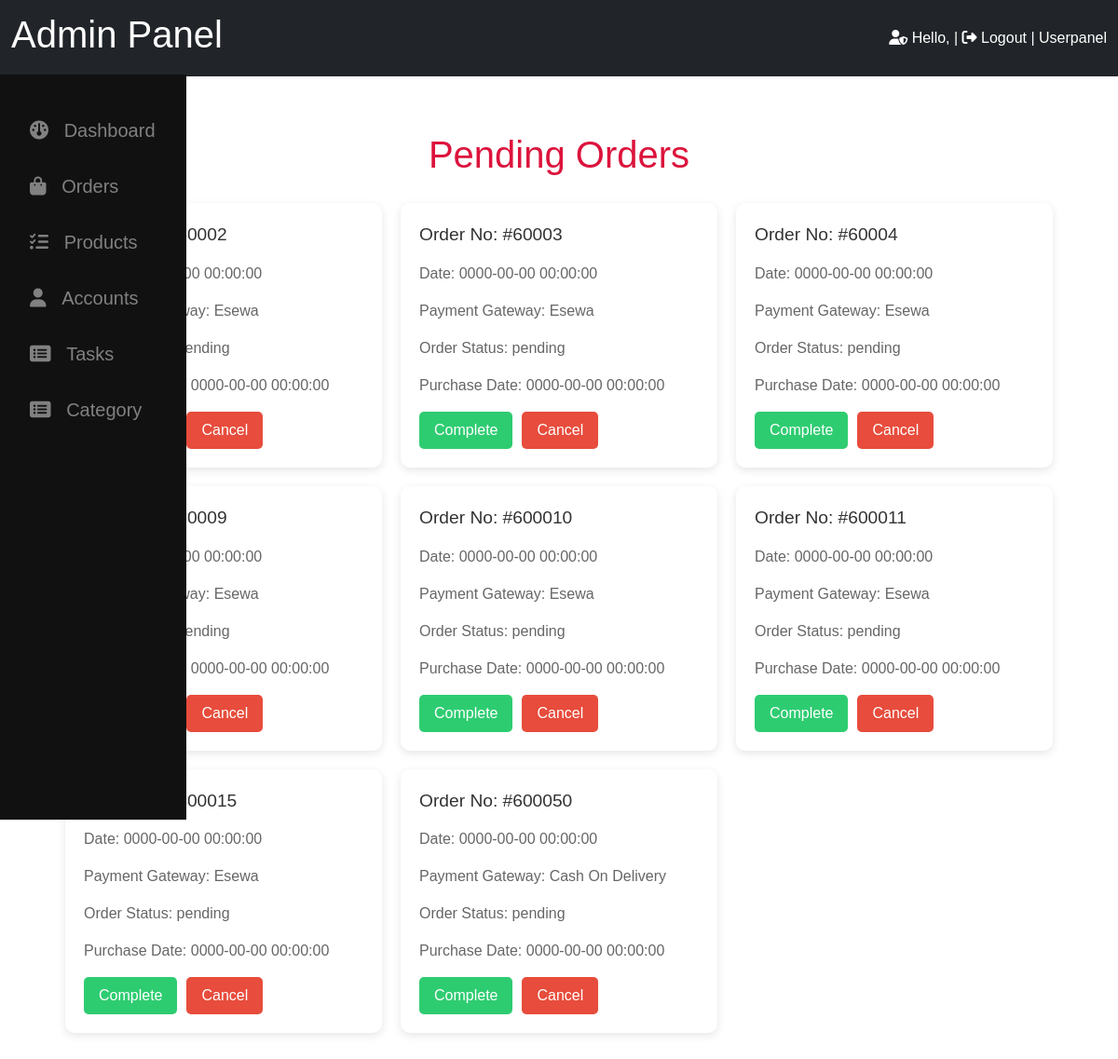
Page /frontend/pages/admin/pendingOrder.php on the committed database.
### tables this page shows
CREATE TABLE `orders` (
  `order_id` int NOT NULL,
  `user_id` int NOT NULL,
  `product_name` varchar(255) DEFAULT NULL,
  `quantity` int NOT NULL,
  `total` int NOT NULL,
  `order_status` varchar(255) DEFAULT NULL,
  `payment_method` varchar(255) DEFAULT NULL,
  `email` varchar(255) DEFAULT NULL,
  `city` varchar(255) DEFAULT NULL,
  `address` varchar(255) DEFAULT NULL,
  `product_image` varchar(255) DEFAULT NULL,
  `purchase_date` datetime DEFAULT CURRENT_TIMESTAMP,
  `product_id` int DEFAULT '1'
);

### frontend/pages/admin/pendingOrder.php (the view, shortened to what this page needs)
<?php
include "dashboard.php";
?>
<?php
include "../../../backend/config/connection.php";
$stmt = "SELECT * FROM orders where order_status = 'pending'";
$response = mysqli_query($connect, $stmt);
?>
<!DOCTYPE html>
<html lang="en">
<head>
    <link rel="stylesheet" href="style.css">
</head>
<body>
    <div class="main-container">
        <h1 style="text-align: center; color:crimson;">Pending Orders</h1>
        <div class="orders-grid">
            <?php if (mysqli_num_rows($response) > 0) { ?>
                <?php while ($row = mysqli_fetch_assoc($response)) { ?>
                    <div class="order-card">
                        <div class="order-id">Order No: #<?php echo 6000 . $row['order_id']; ?></div>
                        <div class="order-info">
                            <p>Date: <?php echo $row['purchase_date']; ?></p>
                            <p>Payment Gateway: <?php echo $row['payment_method']; ?></p>
                            <p>Order Status: <span class="order_status"><?php echo $row['order_status']; ?></span></p>
                            <p>Purchase Date: <?php echo $row['purchase_date']; ?></p>
                        </div>
                        <div class="button-group">
                            <a href="../../../backend/functions/updateOrderStatus.php?id=<?php echo $row['order_id']; ?>"><button class="btn btn-complete">Complete</button></a>
                            <a href="../../../backend/functions/cancelOrder.php?id=<?php echo $row['order_id']; ?>"><button class="btn btn-cancel">Cancel</button></a>
                        </div>
                    </div>
                <?php }
                } else {
                    echo "NO ORDER YET MAKE YOU FIRST ORDER";
                } ?>
        </div>
    </div>
</body>
</html>

### frontend/assets/css/style.css (style rules this page uses)
* { box-sizing: border-box; margin: 0; padding: 0; font-family: sans-serif; }
html { scroll-behavior: smooth; }
body { height: 100vh; overflow: hidden; }

### frontend/pages/admin/pendingOrder.php (style rules this page uses)
.main-container { width: 95%; max-width: 1200px; margin: 40px auto; padding: 20px; }
.orders-grid { display: grid; grid-template-columns: repeat(auto-fill, minmax(300px, 1fr)); gap: 20px; padding: 20px; }
.order-card { background: white; border-radius: 10px; padding: 20px; box-shadow: 0 3px 10px rgba(0, 0, 0, 0.1); transition: transform 0.2s, box-shadow 0.2s; }
.order-id { font-size: 1.2rem; color: #333; margin-bottom: 15px; }
.order-info { margin: 10px 0; color: #666; }
.button-group { display: flex; gap: 10px; margin-top: 15px; }
.btn { flex: 1; padding: 8px 16px; border: none; border-radius: 5px; color: white; cursor: pointer; transition: transform 0.1s, opacity 0.1s; }
.btn-complete { background-color: #2ecc71; }
.btn-cancel { background-color: #e74c3c; }

### rows in the picture
orders: order_id "2", purchase_date "0000-00-00 00:00:00", payment_method "Esewa", order_status "pending"
orders: order_id "3", purchase_date "0000-00-00 00:00:00", payment_method "Esewa", order_status "pending"
orders: order_id "4", purchase_date "0000-00-00 00:00:00", payment_method "Esewa", order_status "pending"
orders: order_id "9", purchase_date "0000-00-00 00:00:00", payment_method "Esewa", order_status "pending"
orders: order_id "10", purchase_date "0000-00-00 00:00:00", payment_method "Esewa", order_status "pending"
orders: order_id "11", purchase_date "0000-00-00 00:00:00", payment_method "Esewa", order_status "pending"
orders: order_id "15", purchase_date "0000-00-00 00:00:00", payment_method "Esewa", order_status "pending"
orders: order_id "50", purchase_date "0000-00-00 00:00:00", payment_method "Cash On Delivery", order_status "pending"
